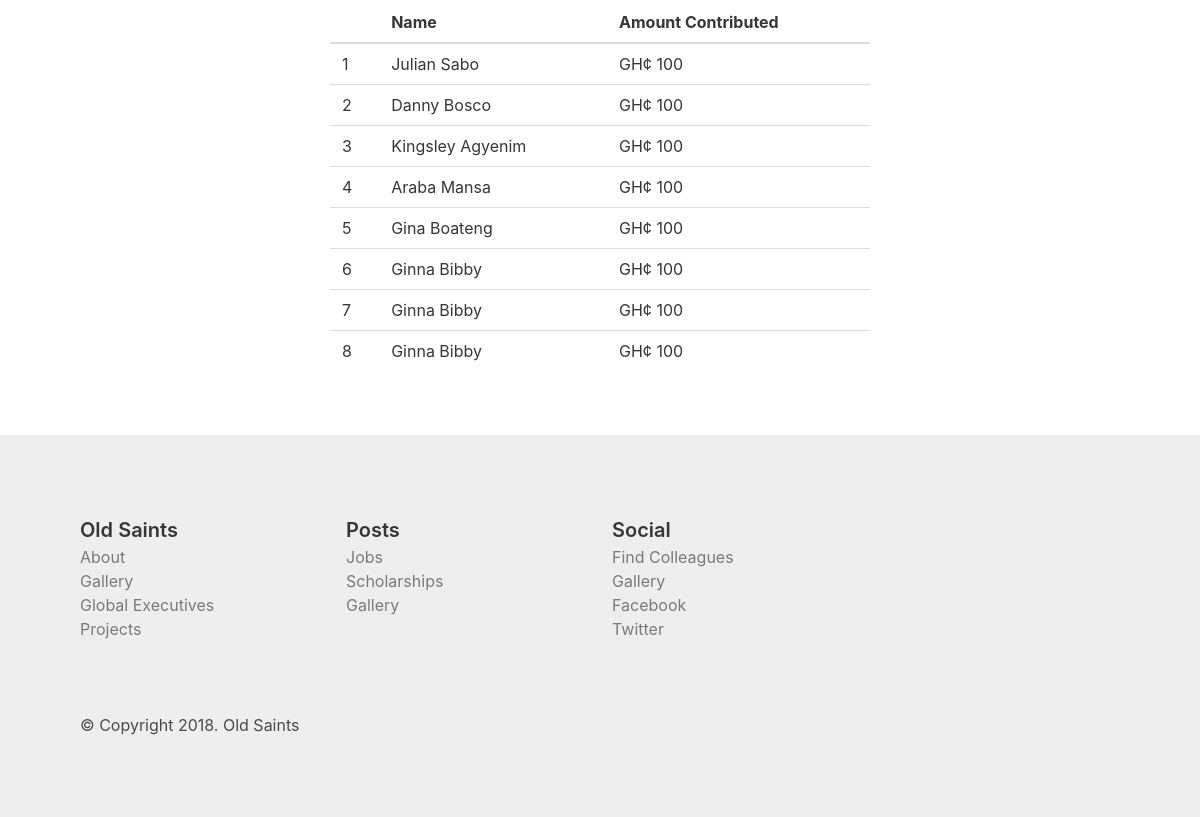
/project/2/ (lower part), run on an earlier commit of the app's database.
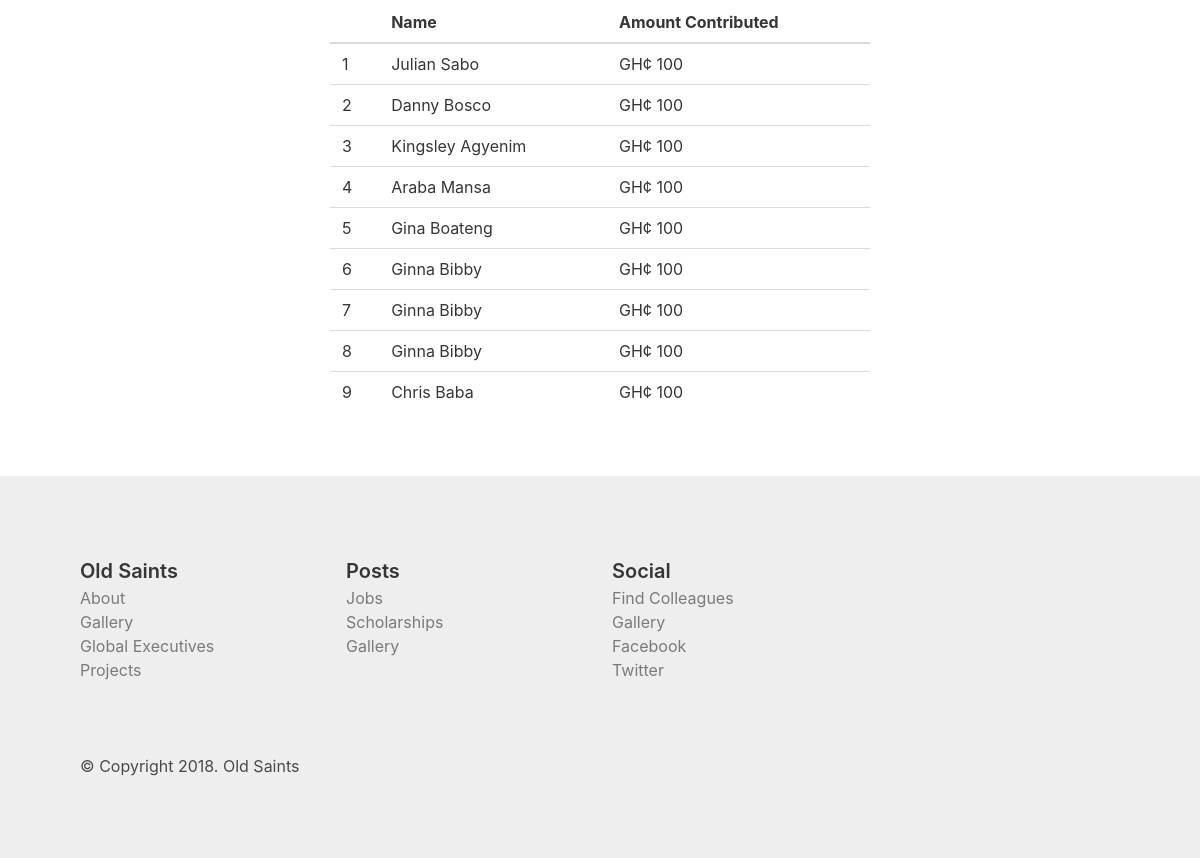
And on a later commit of the database.
### web/models.py (models this page shows, shortened)
class Alumnum(models.Model):
    user = models.OneToOneField(User, related_name="alumnum", on_delete=models.CASCADE)
    mobile = models.CharField(max_length=17)
    telephone = models.CharField(max_length=17, blank=True)
    whatsapp = models.CharField(max_length=17, blank=True)
    facebook = models.CharField(max_length=100, blank=True)
    twitter = models.CharField(max_length=100, blank=True)
    instagram = models.CharField(max_length=100, blank=True)
    address_line_1 = models.CharField(max_length=50)
    address_line_2 = models.CharField(max_length=50)
    year_of_completion = models.IntegerField()
    exam_type = models.CharField(max_length=20) # o/a level, sss, wassce
    house = models.ForeignKey(House, related_name="alumni", on_delete=models.CASCADE)
    chapter = models.ForeignKey(Chapter, related_name="alumni", on_delete=models.CASCADE)
    member_id = models.CharField(max_length=20)
    profession = models.CharField(max_length=100)
    nickname = models.CharField(max_length=70, blank=True)
    reference_1 = models.TextField(blank=True)
    reference_2 = models.TextField(blank=True)
    verified = models.BooleanField(default=False)
    class Meta:
        verbose_name_plural = "Alumni"
    def __str__(self):
        return self.user.get_full_name()

### web/views.py (the view)
# urls.py: url(r'^project/(?P<project_id>\d+)/$', views.project_detail, name="project_detail"),
def project_detail(request, project_id):
    project = Project.objects.get(pk=project_id)
    context = {
        "project": project,
        "contributors": Alumnum.objects.all()
    }
    return render(request, "web/project_detail.html", context)

### web/templates/web/project_detail.html (shortened to what this page needs)
{% extends "web/base.html" %} {% block main_title %} Project Detail {% endblock main_title %} {% block content %}
<div class="container centered-div">
    <br>
    <br>
    <table class="table is-fullwidth">
        <thead>
            <tr>
                <th></th>
                <th>Name</th>
                <th>Amount Contributed</th>
            </tr>
        </thead>
        <tbody>
            {% for contributor in contributors %}
            <tr>
                <td>{{forloop.counter}}</td>
                <td>{{contributor}}</td>
                <td>GH¢ 100</td>
            </tr>
            {% endfor %}
        </tbody>
    </table>
</div>
{% endblock content %}

What changed in the data, as far as the page shows it:
added Alumnum: user.last_name "Chris Baba"
